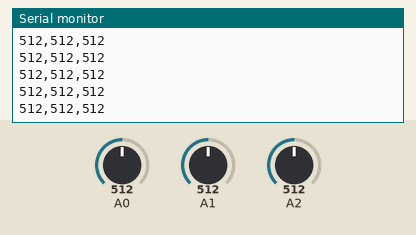
Recording of a sketch running on a simulated Arduino Uno, built with avr-gcc and run on an emulated ATmega328P. On the bench: the last lines printed to the serial monitor. The test bench sets the inputs (shaded band); at power-on: A0 = 512, A1 = 512, A2 = 512.

Above: at 1.2 s.
1.3 s: A0 set to 11
At 1.9 s:
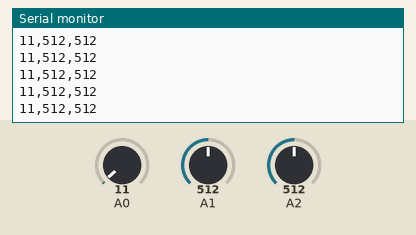
4.3 s: A0 set to 8
At 5.2 s:
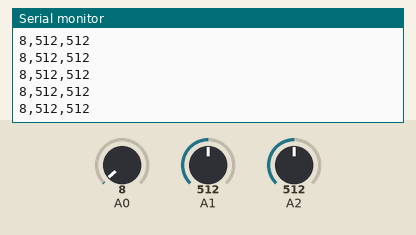
5.8 s: A0 set to 95
At 6.5 s:
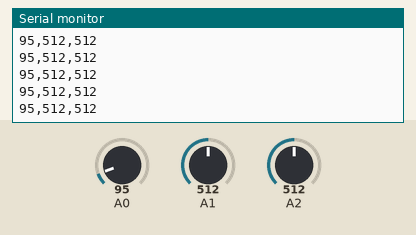
7.3 s: A0 set to 109
At 7.8 s:
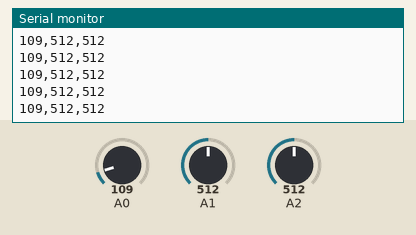
Timing chart, 0 to 10.3 s (numbered marks = the images above; inputs shaded):
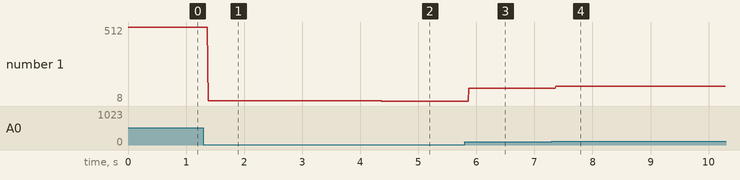

Measured:
- after the input at 1.3 s, the serial monitor: prints a new line after 0.08 s (image 1)
- after the input at 4.3 s, the serial monitor: prints a new line after 0.07 s (image 2)
- after the input at 5.8 s, the serial monitor: prints a new line after 0.07 s (image 3)
- after the input at 7.3 s, the serial monitor: prints a new line after 0.07 s (image 4)
- plotted number 1: 512 → 11 after the input at 1.3 s, 11 → 8 after the input at 4.3 s, 8 → 95 after the input at 5.8 s, 95 → 109 after the input at 7.3 s

The sketch:

sketch_jun20a.ino
```cpp
void setup() {
  pinMode(A0, INPUT);
  pinMode(A1, INPUT);
  pinMode(A2, INPUT);
  Serial.begin(9600);
}

void loop() {
  Serial.print(analogRead(A0));
  Serial.print(",");
  Serial.print(analogRead(A1));
  Serial.print(",");
  Serial.println(analogRead(A2));
}
```
